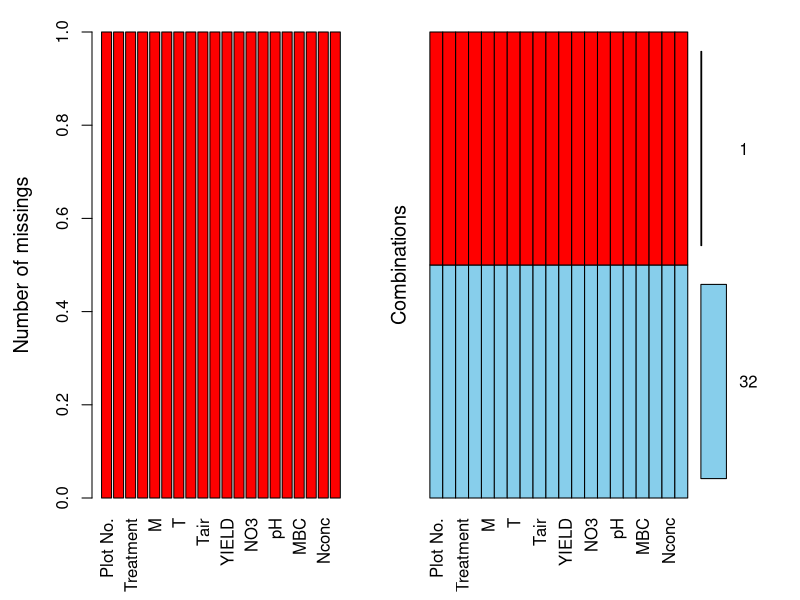
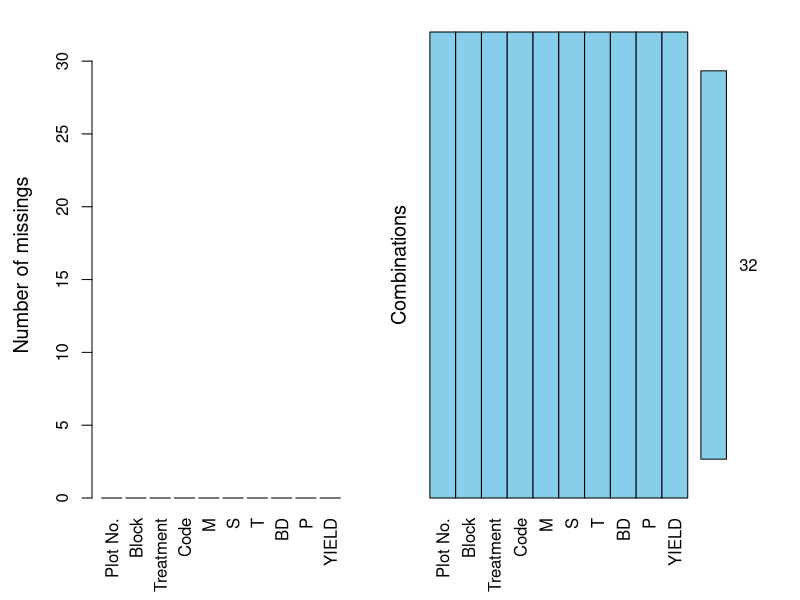
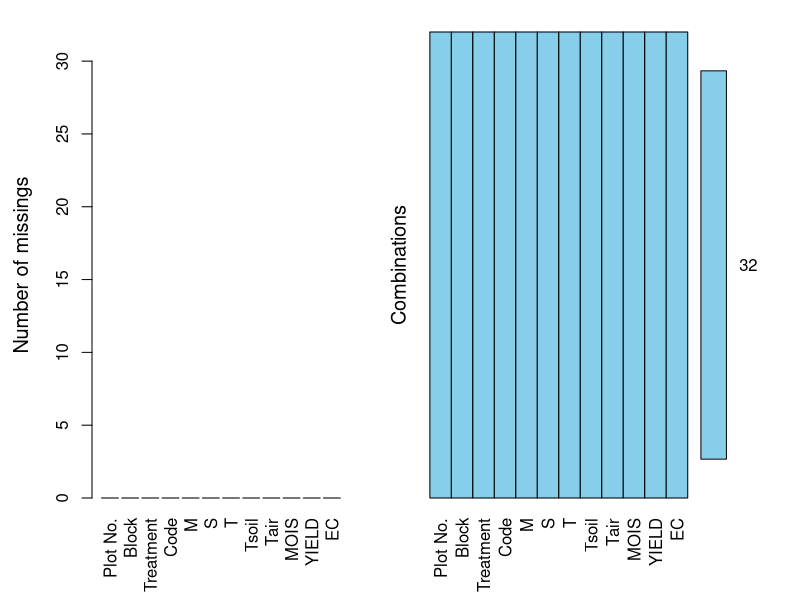
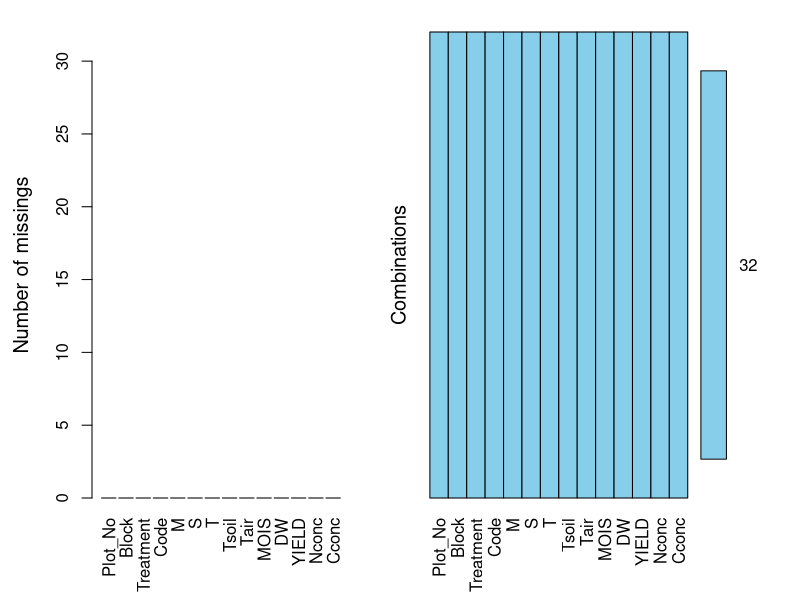
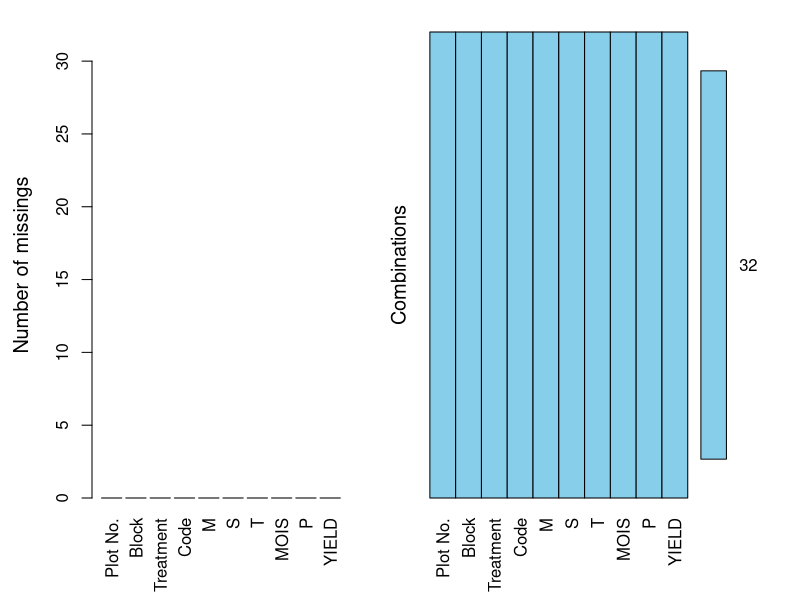
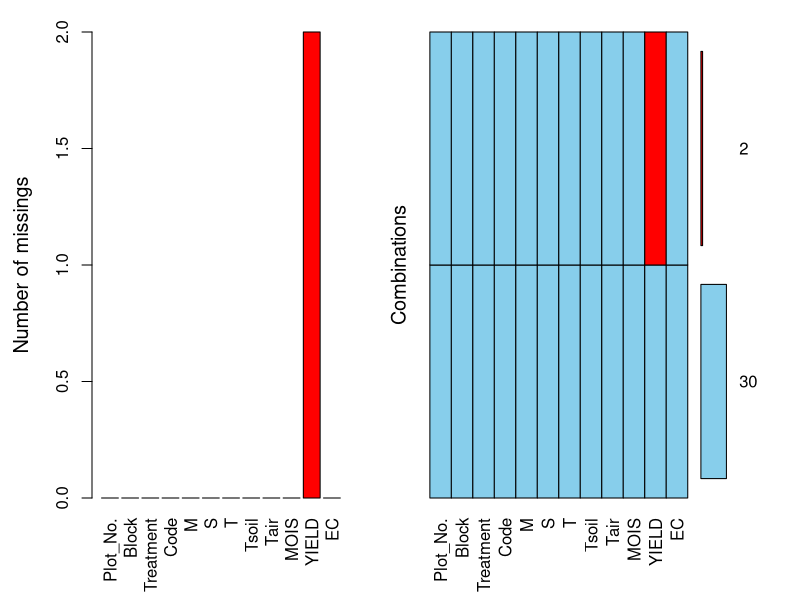
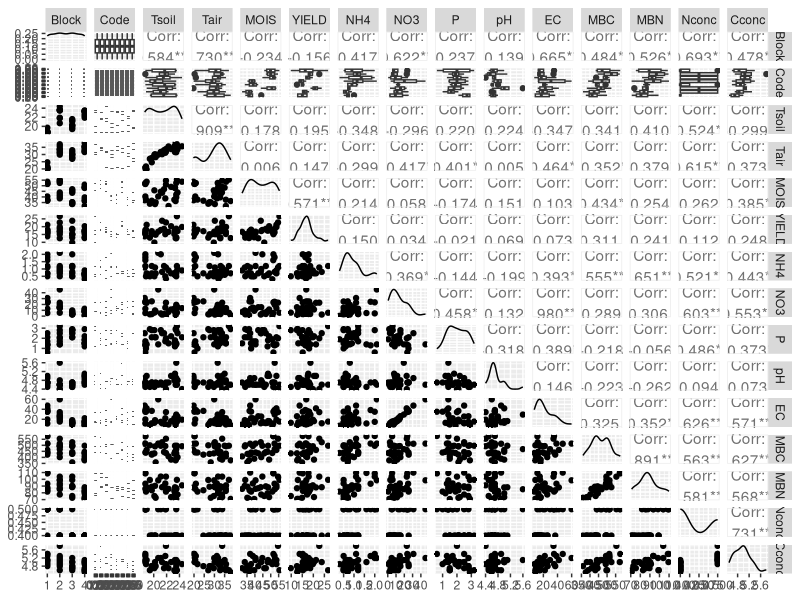
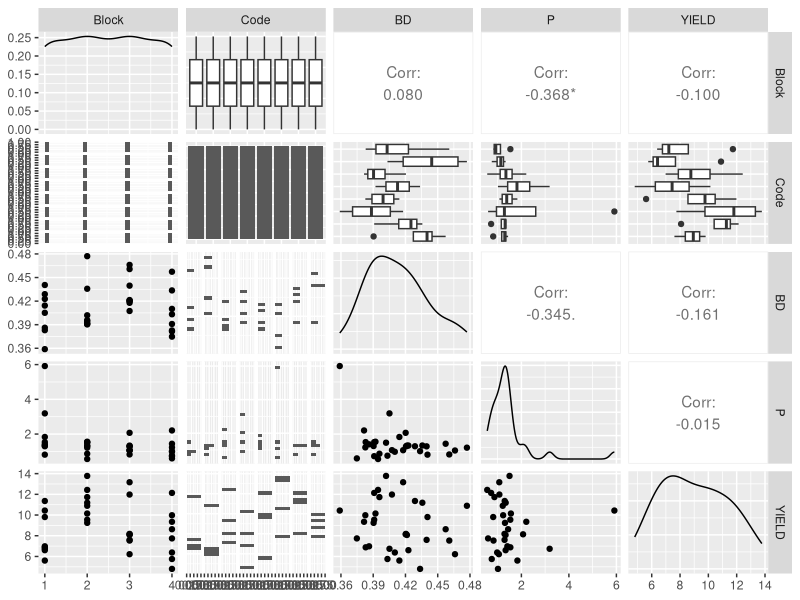

These figures' R source, in order: (Note: this script raises an error after producing the figures.)
## ---- chunk 1
#| eval: true
#| warning: false

library(tidyverse)
library(readxl)
library(GGally)
library(VIM)
library(FactoMineR)
library(lme4)
## ---- chunk 2
#| eval: true
#| warning: false

#Kabianga
kab.nov.22 <- read_excel("data/DSAS_REDEAL_Assign_Data_Aug2.xlsx" , sheet = 'Kab_nov_2022', na = c("NA", NA)) |>
  select(-c(...21,...22))
kab.dec.23 <- read_excel("data/DSAS_REDEAL_Assign_Data_Aug2.xlsx" , sheet = 'Kab_dec_2023', na = c("NA", NA)) 

#Thurgem
thur.jun.22 <- read_excel("data/DSAS_REDEAL_Assign_Data_Aug2.xlsx" , sheet = 'Thur_june_2022', na = c("NA", NA)) |>
  select(-c(...13,...14))

thur.july.23 <- read_excel("data/DSAS_REDEAL_Assign_Data_Aug2.xlsx" , sheet = 'Thur_july_2023', na = c("NA", NA)) |>
  select(-c(...15,...16))

thur.dec.23 <- read_excel("data/DSAS_REDEAL_Assign_Data_Aug2.xlsx" , sheet = 'Thur_dec_2023', na = c("NA", NA))

#Kapsarok
kaps.jun.22 <- read_excel("data/DSAS_REDEAL_Assign_Data_Aug2.xlsx" , sheet = 'Kaps_june_2022', na = c("NA", NA)) |>
  select(-c(...13,...14)) 
## ---- chunk 3
#| eval: true
#| warning: false

aggr(kab.nov.22, prop = F, numbers = T) 
aggr(kab.dec.23, prop = F, numbers = T)
aggr(thur.jun.22, prop = F, numbers = T)
aggr(thur.july.23, prop = F, numbers = T)
aggr(thur.dec.23, prop = F, numbers = T)
aggr(kaps.jun.22, prop = F, numbers = T)

## ---- chunk 4
#| eval: true
#| warning: false

kab.nov.22 <- kab.nov.22|>
  na.omit()

mean_yield_1 <- kaps.jun.22 |>
  filter(Code == "S") |>
  pull(YIELD) |>
  mean(na.rm = TRUE)

mean_yield_2 <- kaps.jun.22 |>
  filter(Code == "ST") |>
  pull(YIELD) |>
  mean(na.rm = TRUE)

kaps.jun.22 <- kaps.jun.22 |>
  mutate(YIELD = if_else(Code == "S" & is.na(YIELD), mean_yield_1, YIELD),
         YIELD = if_else(Code == "ST" & is.na(YIELD), mean_yield_2, YIELD)) 
## ---- chunk 5
#| eval: true
#| warning: false

glimpse(kab.nov.22)
glimpse(kab.dec.23)
glimpse(thur.jun.22)
glimpse(thur.july.23)
glimpse(thur.dec.23)
glimpse(kaps.jun.22)

## ---- chunk 6
#| eval: true
#| warning: false
#| fig-width: 12
#| fig-height: 10

kab.nov.22 |>
  select(-`Plot No.`, - Treatment, -M, -S, -T) |> 
  ggpairs()
## ---- chunk 7
#| eval: true
#| warning: false
#| fig-width: 12
#| fig-height: 10


kab.dec.23 |>
  select(-`Plot No.`, - Treatment, -M, -S, -T) |> 
  ggpairs()
## ---- chunk 8
#| eval: true
#| warning: false
#| fig-width: 12
#| fig-height: 10

thur.jun.22 |>
  select(-`Plot No.`, - Treatment, -M, -S, -T) |> 
  ggpairs()
## ---- chunk 9
#| eval: true
#| warning: false
#| fig-width: 12
#| fig-height: 10

thur.july.23 |>
  select(-Plot_No, - Treatment, -M, -S, -T) |> 
  ggpairs()
## ---- chunk 10
#| eval: true
#| warning: false
#| fig-width: 12
#| fig-height: 10

thur.dec.23 |>
  select(- `Plot No.`, - Treatment, -M, -S, -T) |> 
  ggpairs()
## ---- chunk 11
#| eval: true
#| warning: false
#| fig-width: 12
#| fig-height: 10

kaps.jun.22 |>
  select(-Plot_No., - Treatment, -M, -S, -T) |> 
  ggpairs()
## ---- chunk 12
#| eval: true
#| warning: false

ggplot(kab.nov.23, aes(x = Code, y = YIELD)) +
  geom_bar(color = "black", alpha = 0.7, stat = "identity") +
  labs(title = "Histogram of YIELD by Treaetment faceted by Block (Kabianga Nov 2023)", x = "Treatment", y = "Yield") +
    facet_wrap(~Block) +
  theme_minimal() 

## ---- chunk 13
#| eval: true
#| warning: false

ggplot(thur.jun.22, aes(x = Code, y = YIELD)) +
  geom_bar(color = "black", alpha = 0.7, stat = "identity") +
  labs(title = "Histogram of YIELD by Treaetment faceted by Block (Kabianga Dec 2023)", x = "Treatment", y = "Yield") +
    facet_wrap(~Block) +
  theme_minimal() 
## ---- chunk 14
#| eval: true
#| warning: false

ggplot(kab.dec.23, aes(x = Code, y = YIELD)) +
  geom_bar(color = "black", alpha = 0.7, stat = "identity") +
  labs(title = "Histogram of YIELD by Treaetment faceted by Block (Thurgem June 2022)", x = "Treatment", y = "Yield") +
    facet_wrap(~Block) +
  theme_minimal() 
## ---- chunk 15
#| eval: true
#| warning: false

ggplot(thur.july.23, aes(x = Code, y = YIELD)) +
  geom_bar(color = "black", alpha = 0.7, stat = "identity") +
  labs(title = "Histogram of YIELD by Treaetment faceted by Block (Thurgem July 2023)", x = "Treatment", y = "Yield") +
    facet_wrap(~Block) +
  theme_minimal() 
## ---- chunk 16
#| eval: true
#| warning: false

ggplot(thur.dec.23, aes(x = Code, y = YIELD)) +
  geom_bar(color = "black", alpha = 0.7, stat = "identity") +
  labs(title = "Histogram of YIELD by Treaetment faceted by Block (Thurgem Dec 2023)", x = "Treatment", y = "Yield") +
    facet_wrap(~Block) +
  theme_minimal() 
## ---- chunk 17
#| eval: true
#| warning: false

ggplot(kaps.jun.22, aes(x = Code, y = YIELD)) +
  geom_bar(color = "black", alpha = 0.7, stat = "identity") +
  labs(title = "Bar chart of YIELD by Treaetment faceted by Block (Kapsorok June 2023)", x = "Treatment", y = "Yield", caption = "A sample chart based on the dataset Kapsorok June 2023") +
    facet_wrap(~Block) +
  theme_minimal() 
## ---- chunk 18
model <- aov(YIELD ~ Block + T * S * M , data = kab.nov.22)
summary(model)
## ---- chunk 19
model <- aov(MBC ~ Block + T * S * M , data = kab.nov.22)
summary(model)
## ---- chunk 20

x <- kab.nov.22 |>
  summarise(mean(MBN), .by = Code) 
  ggplot(x) +
  geom_bar(aes(x= Code, y = `mean(MBN)`), stat = "identity") +
    labs (x="Treatment", y = "Mean yield", title = "Mean yield per treatment", caption = "Sample chart of dataset Kabianga Novemeber 2022") + 
    theme_minimal()

kab.dec.23 |>
  summarise(mean(YIELD), .by = Code)


## ---- chunk 21
thur.jun.22 |>
  summarise(mean(YIELD), .by = Code)

thur.july.23 |>
  summarise(mean(YIELD), .by = Code)

thur.dec.23 |>
  summarise(mean(YIELD), .by = Code)
## ---- chunk 22
kaps.jun.22 |>
  summarise(mean(YIELD), .by = Code)
## ---- chunk 23
shapiro.test(thur.dec.23$YIELD)
## ---- chunk 24
summary(lm(YIELD ~ M*S*T +Block , data = thur.jun.22))
## ---- chunk 25
summary(lm(MBC ~ M*S*T  , data = kab.nov.22))

## ---- chunk 26
t <- kab.nov.22 |>
  dplyr::select(-`Plot No.`, -M,-S,-T, -Treatment, -Block)
c <- FAMD(t)

fviz_screeplot(c, addlabels = TRUE)

## ---- chunk 27
model <- aov(YIELD ~ T * S * M , data = kab.nov.22)


shapiro.test(kaps.jun.22$YIELD)

t.test(kab.nov.22$YIELD, kab.dec.23$YIELD)
## ---- chunk 28
pairwise.t.test(kab.nov.22$YIELD, kab.dec.23$YIELD, paired = TRUE)
